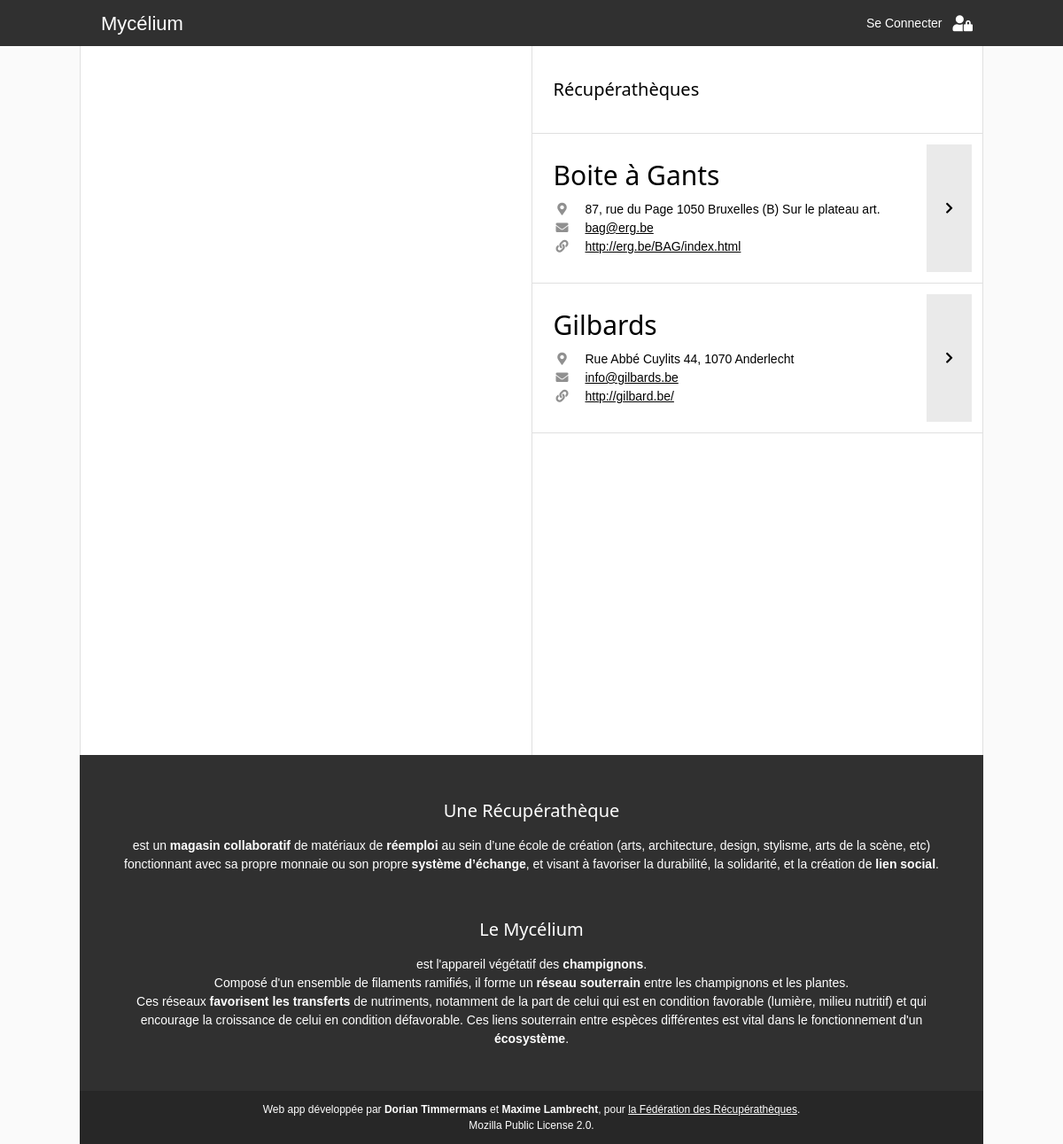
The app's page /portal.php, older data.
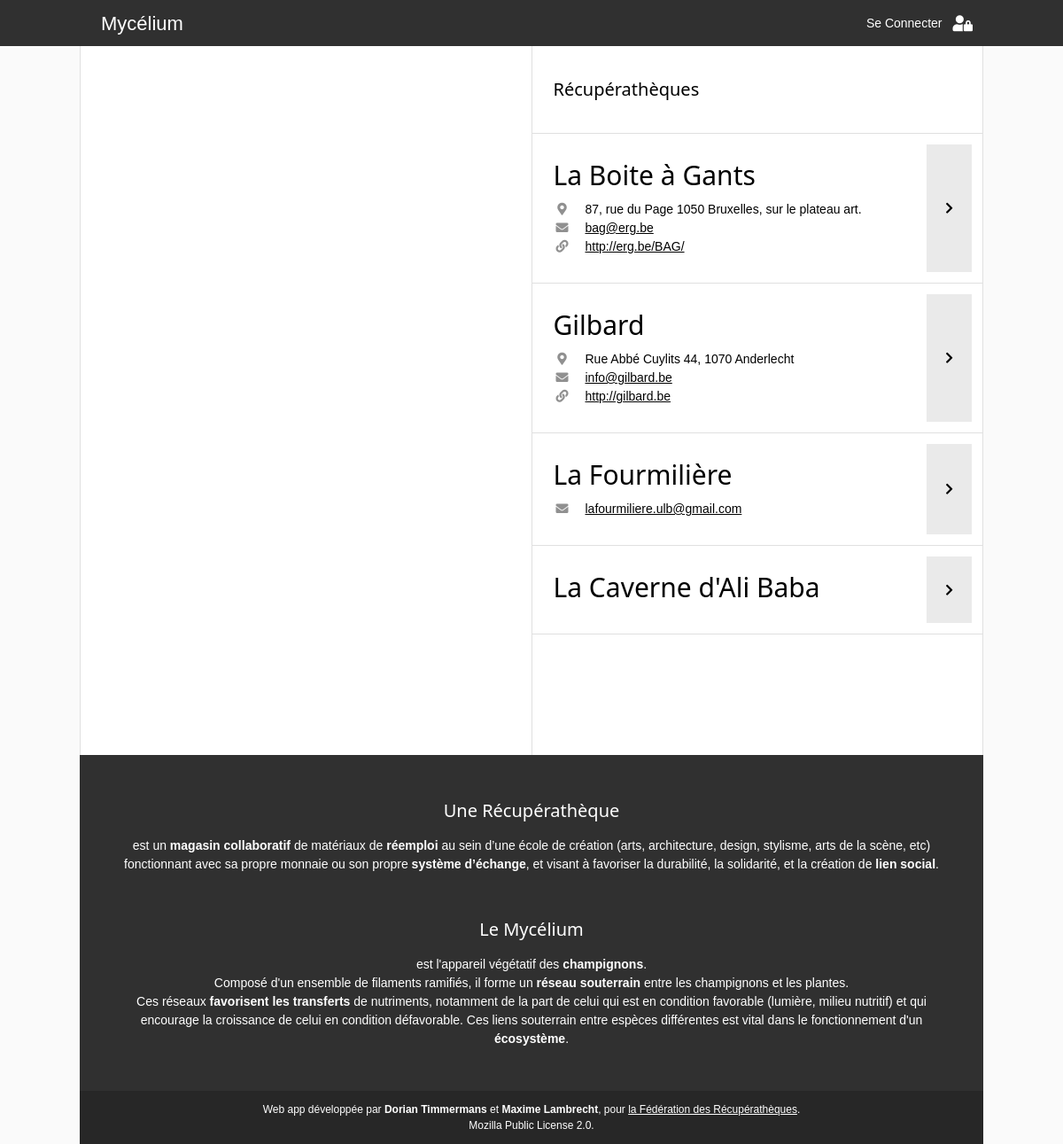
The same page, newer data.
### tables this page shows
CREATE TABLE IF NOT EXISTS `_global_recuperatheques` (
  `ID` int(11) NOT NULL AUTO_INCREMENT,
  `nom` varchar(255) NOT NULL,
  `adresse` varchar(255) NOT NULL,
  `monnaie` varchar(8) NOT NULL,
  `telephone` varchar(16) NOT NULL,
  `mdp` varchar(255) NOT NULL,
  `site` varchar(255) NOT NULL,
  `pseudo` varchar(16) NOT NULL,
  `mail` varchar(255) NOT NULL,
  `date_creation` date DEFAULT NULL,
  PRIMARY KEY (`ID`)
);

### recuperatheque_info.php (the view, shortened to what this page needs)
<div class="container recuperatheque
      <?php if(in_array(basename($_SERVER['PHP_SELF']),array("catalogue.php","item_page.php"))){
        echo "depliable" ;}
      ?>">
    <h2> <?php echo $recup_info['nom'] ;?> </h2>
    <div class="info">
      <?php if ($recup_info['adresse']){ ?>
        <div class="info-line">
          <i class="fas fa-map-marker-alt info-icon"></i>
          <div class="info-text"> <?php echo $recup_info['adresse'];?> </div>
        </div>
        <?php
        }
      ?>
      <?php if ($recup_info['mail']){ ?>
        <div class="info-line">
          <i class="fas fa-envelope info-icon"></i>
          <a class="info-text tag" href="mailto:<?php echo $recup_info['mail'];?>"> <?php echo $recup_info['mail'];?></a>
        </div>
        <?php
        }
      ?>
      <?php if ($recup_info['site']){ ?>
        <div class="info-line">
          <i class="fas fa-link info-icon"></i>
          <a class="info-text tag" href="<?php echo $recup_info['site'];?>" target="_blank"> <?php echo $recup_info['site'];?></a>
        </div>
      <?php
      }
      ?>
    </div>
</div>

### portal.php (shortened to what this page needs)
<!DOCTYPE html>
<html lang="en">
<head>
  <link rel="stylesheet" href="css/w3.css">
  <link rel="stylesheet" href="https://use.fontawesome.com/releases/v5.7.0/css/all.css">
  <link rel="stylesheet" href="https://indestructibletype.com/fonts/Jost.css" type="text/css" charset="utf-8" />
  <link rel="stylesheet" href="css/main.css">
  <link rel="stylesheet" href="css/header.css">
  <link rel="stylesheet" href="css/menu.css">
  <link rel="stylesheet" href="css/item.css">
</head>
<body>
  <?php
    include('connection_db.php')
  ?>
  <?php
    include('header.php');
  ?>
  <div class="quasi-fullwidth space-header">
  <div class="two-side-flex">
    <div class="flex-half">
    </div>
    <div class="flex-half">
      <div class="container border-bottom"><h4>Récupérathèques</h4></div>
      <div class="recup-list">
        <?php
          $req = $bdd->prepare(' SELECT * FROM _global_recuperatheques ');
          $req->execute();
          while($recup_info = $req->fetch()){
            $url = "catalogue.php";
            $url = $url . "?r=" . $recup_info['pseudo'];?>
            <div class="border-bottom">
              <div class="info">
              <?php include("recuperatheque_info.php");?>
              </div>
              <button class="button-flex" onclick="window.location.href='<?php echo $url; ?>'" >
                <i class="fas fa-chevron-right"></i>
              </button>
            </div>
          <?php
          }
        ?>
      </div>
    </div>
  </div>
  <?php
  include('footer.php');
  ?>
</div>
</body>
</html>

Row changes from the older to the newer data that the page shows:
changed _global_recuperatheques "bag@erg.be": nom "Boite à Gants" → "La Boite à Gants"; adresse "87, rue du Page 1050 Bruxelles (B) Sur le plateau art." → "87, rue du Page 1050 Bruxelles, sur le plateau art."; site "http://erg.be/BAG/index.html" → "http://erg.be/BAG/"
changed _global_recuperatheques "Rue Abbé Cuylits 44, 1070 Anderlecht": nom "Gilbards" → "Gilbard"; mail "info@gilbards.be" → "info@gilbard.be"; site "http://gilbard.be/" → "http://gilbard.be"
added _global_recuperatheques: nom "La Fourmilière", mail "lafourmiliere.ulb@gmail.com"
added _global_recuperatheques: nom "La Caverne d'Ali Baba"
